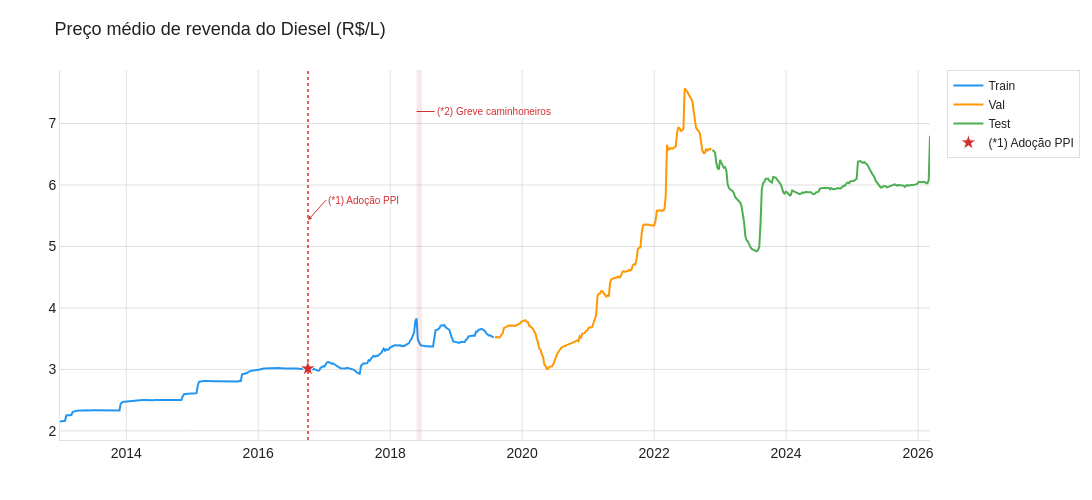

Notebook code cell kept with this figure:
### Code cell
plot_series(
    (train, "Train", PPT_COLORS["train"]),
    (val, "Val", PPT_COLORS["val"]),
    (test, "Test", PPT_COLORS["test"]),
    title="Preço médio de revenda do Diesel (R$/L)",
    save_name="01_train_val_test_split",
)

### Figure 1 — Plotly figure (JSON) as saved in the notebook; plotly's stock layout.template omitted (floating-point values rounded to 4 significant figures; data arrays with more than 128 entries replaced by an {"elided": "..."} marker saying what was removed)
{"data": [{"line": {"color": "#2196F3", "width": 2}, "mode": "lines", "name": "Train", "type": "scatter", "x": {"elided": "344 str values"}, "y": {"elided": "344 float values"}}, {"line": {"color": "#FF9800", "width": 2}, "mode": "lines", "name": "Val", "type": "scatter", "x": {"elided": "172 str values"}, "y": {"elided": "172 float values"}}, {"line": {"color": "#4CAF50", "width": 2}, "mode": "lines", "name": "Test", "type": "scatter", "x": {"elided": "173 str values"}, "y": {"elided": "173 float values"}}, {"hoverinfo": "text", "hovertext": "Out/2016 — Petrobras adota PPI (Preço de Paridade de Importação): preços passam a seguir Brent + câmbio", "marker": {"color": "#D32F2F", "line": {"color": "white", "width": 1}, "size": 12, "symbol": "star"}, "mode": "markers", "name": "(*1) Adoção PPI", "showlegend": true, "type": "scatter", "x": ["2016-10-02T00:00:00"], "y": [3.014]}], "layout": {"annotations": [{"arrowcolor": "#D32F2F", "arrowhead": 2, "arrowsize": 0.8, "arrowwidth": 1, "ax": 18, "ay": -20, "bgcolor": "rgba(255,255,255,0.75)", "font": {"color": "#D32F2F", "size": 10}, "hovertext": "Out/2016 — Petrobras adota PPI (Preço de Paridade de Importação): preços passam a seguir Brent + câmbio", "showarrow": true, "text": "(*1) Adoção PPI", "x": "2016-10-03T00:00:00", "xanchor": "left", "xref": "x", "y": 0.5943, "yref": "paper"}, {"arrowcolor": "#D32F2F", "arrowhead": 0, "arrowwidth": 1, "ax": 18, "ay": 0, "bgcolor": "rgba(255,255,255,0.75)", "font": {"color": "#D32F2F", "size": 10}, "hovertext": "27/05–26/06/2018 — Greve dos caminhoneiros: vendas de diesel reduziram ~30%", "showarrow": true, "text": "(*2) Greve caminhoneiros", "x": "2018-05-27T00:00:00", "xanchor": "left", "xref": "x", "y": 0.8879, "yref": "paper"}], "font": {"color": "#212121", "family": "Arial", "size": 14}, "height": 500, "legend": {"bgcolor": "rgba(255,255,255,0.9)", "bordercolor": "#E0E0E0", "borderwidth": 1, "font": {"size": 12}}, "margin": {"b": 60, "l": 60, "r": 40, "t": 70}, "paper_bgcolor": "#FFFFFF", "plot_bgcolor": "#FFFFFF", "shapes": [{"line": {"color": "#D32F2F", "dash": "dot", "width": 1.5}, "type": "line", "x0": "2016-10-03T00:00:00", "x1": "2016-10-03T00:00:00", "xref": "x", "y0": 0, "y1": 1, "yref": "paper"}, {"fillcolor": "rgba(211,47,47,0.10)", "line": {"width": 0}, "type": "rect", "x0": "2018-05-27T00:00:00", "x1": "2018-06-26T00:00:00", "xref": "x", "y0": 0, "y1": 1, "yref": "paper"}], "title": {"font": {"color": "#212121", "size": 18}, "text": "Preço médio de revenda do Diesel (R$/L)"}, "width": 1200, "xaxis": {"gridcolor": "#E0E0E0", "linecolor": "#E0E0E0", "showgrid": true}, "yaxis": {"gridcolor": "#E0E0E0", "linecolor": "#E0E0E0", "showgrid": true}}}
